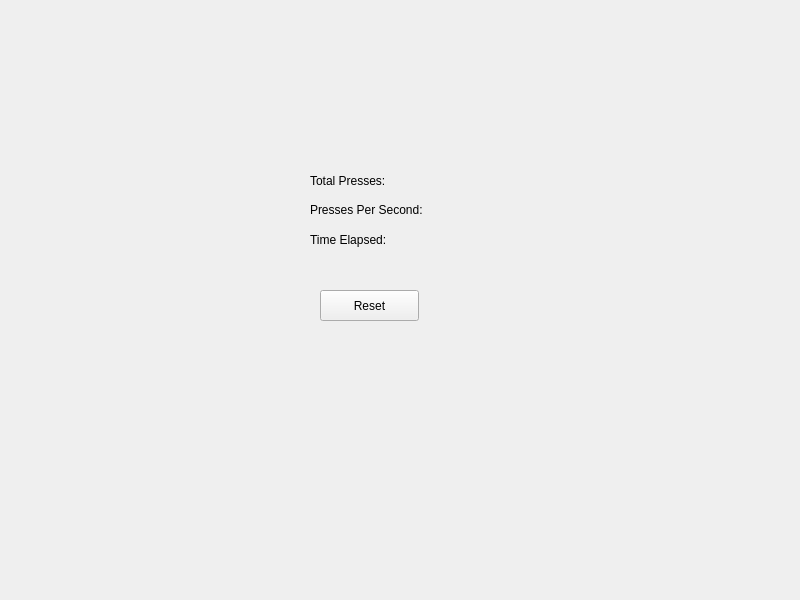
<?xml version="1.0" encoding="UTF-8"?>
<ui version="4.0">
 <class>MainWindow</class>
 <widget class="QMainWindow" name="MainWindow">
  <property name="geometry">
   <rect>
    <x>0</x>
    <y>0</y>
    <width>800</width>
    <height>600</height>
   </rect>
  </property>
  <property name="windowTitle">
   <string>MainWindow</string>
  </property>
  <widget class="QWidget" name="centralwidget">
   <widget class="QLabel" name="totalPressLabel">
    <property name="geometry">
     <rect>
      <x>310</x>
      <y>170</y>
      <width>161</width>
      <height>21</height>
     </rect>
    </property>
    <property name="text">
     <string>Total Presses: </string>
    </property>
   </widget>
   <widget class="QLabel" name="rateLabel">
    <property name="geometry">
     <rect>
      <x>310</x>
      <y>200</y>
      <width>201</width>
      <height>19</height>
     </rect>
    </property>
    <property name="text">
     <string>Presses Per Second: </string>
    </property>
   </widget>
   <widget class="QPushButton" name="resetButton">
    <property name="geometry">
     <rect>
      <x>320</x>
      <y>290</y>
      <width>99</width>
      <height>31</height>
     </rect>
    </property>
    <property name="text">
     <string>Reset</string>
    </property>
   </widget>
   <widget class="QLabel" name="timeLabel">
    <property name="geometry">
     <rect>
      <x>310</x>
      <y>230</y>
      <width>201</width>
      <height>19</height>
     </rect>
    </property>
    <property name="text">
     <string>Time Elapsed: </string>
    </property>
   </widget>
  </widget>
 </widget>
 <resources/>
 <connections/>
</ui>
